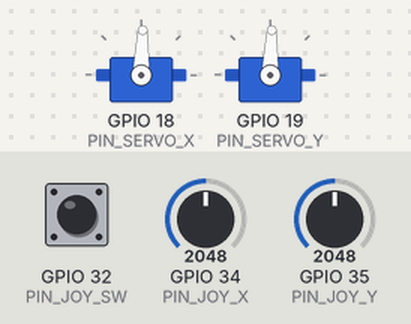
The program below on a simulated ESP32. Shown: 2 × servo. The inputs (shaded band) are chosen by the test bench; at power-on: GPIO 34 (PIN_JOY_X) = 2048, GPIO 35 (PIN_JOY_Y) = 2048, GPIO 32 (PIN_JOY_SW) HIGH. What the program prints to the serial monitor is not drawn.

Above: at 1.7 s.
1.8 s: GPIO 34 (PIN_JOY_X) set to 2158
At 4.5 s:
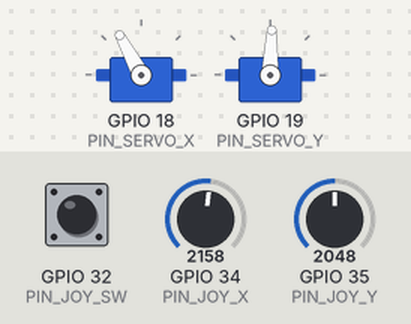
4.8 s: GPIO 35 (PIN_JOY_Y) set to 2162
At 7.2 s:
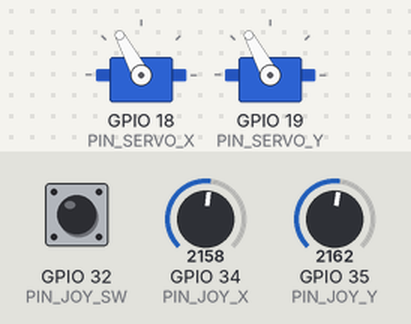
7.8 s: GPIO 34 (PIN_JOY_X) set to 1869
10.8 s: GPIO 34 (PIN_JOY_X) set to 1755
At 12.07 s:
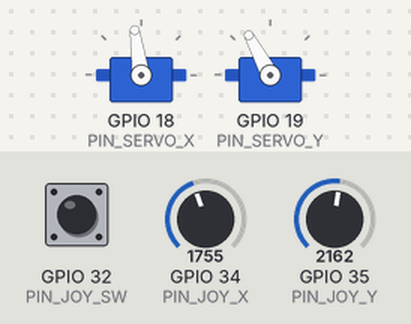
13.8 s: GPIO 35 (PIN_JOY_Y) set to 491
At 15.7 s:
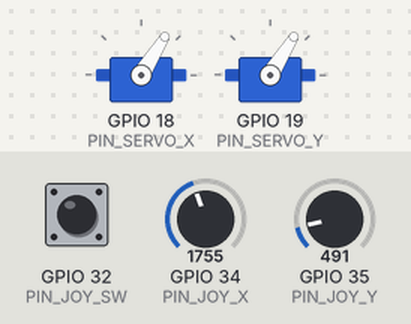
16.2 s: GPIO 32 (PIN_JOY_SW) pulled LOW for 1 s
Timing chart, 0 to 20.3 s (numbered marks = the images above; inputs shaded):
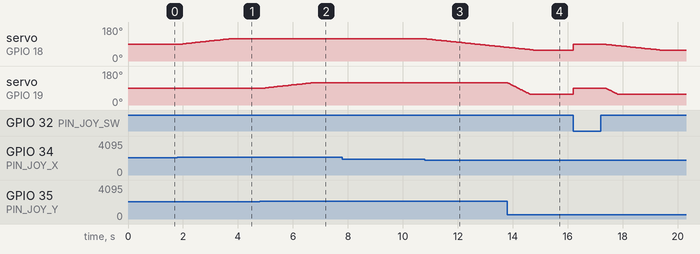

The program:

main.cpp
```cpp
//bibliotecas
#include <Arduino.h> //para uso de funçoes como pinMode, delay...
#include <ESP32Servo.h> //para o controle dos servos com ESP32
#include <WiFi.h> //para conexão WiFi do ESP
#include <WiFiUdp.h> //para comunicaçao UDP com WiFi

// O ESP32 agora cria a própria rede Wi-Fi no modo Access Point.
// O Android deve se conectar nessa rede e enviar UDP para 192.168.4.1:12345.
const char* AP_SSID = "MazeSync-ESP32";
const char* AP_PASSWORD = "12345678";

IPAddress AP_LOCAL_IP(192, 168, 4, 1);
IPAddress AP_GATEWAY(192, 168, 4, 1);
IPAddress AP_SUBNET(255, 255, 255, 0);

//porta UDP para conexão do celular com ESP
const unsigned int udpPort=12345;

WiFiUDP udp; //gerenciador da comunicação UDP
char buffer[255]; //armazena a mensagem recebida do celular

//pinagem
//pinos para LEITURA do joystick. Tensão convertida em um valor de 0 a 4095
#define PIN_JOY_X 34 //eixo X do joy (esquerda direita)
#define PIN_JOY_Y 35 //eixo Y do joy (frente/tras)
#define PIN_JOY_SW 32 //botão do joy que quando pressionado tabuleiro fica em 90 graus (low)

//pinos de SAIDA para os servos (PWM)
#define PIN_SERVO_X 18 // servo que vai inclinar o labirinto em X
#define PIN_SERVO_Y 19 //servo que vai inclinar o labirinto em Y

//configuração dos servos
//definição de angulos limites

#define SERVO_CENTER_X  88
#define SERVO_CENTER_Y  88

#define SERVO_MIN 58 //angulo minimo (inclinação maxima -)
#define SERVO_MAX 118 //angulo maximo (maximo em +)

//configuração do joystick
//gera valores de 0 a 4095, o centro é 1950
#define JOY_CENTER 1950 //valor do ADC quando joystick parado
#define JOY_DEADZONE 150 //faz com que o labirinto sofra com ruidos. Reage se o valor sair da faixa de 1800 a 2100

//configuração do incremento
#define INCREMENTO_MAX 1.5f //angulo muda 1.5 graus por ciclo (maximo)
#define INCREMENTO_MIN 0.2f //muda 0.2 por ciclo (saindo da deadzone)
#define LOOP_DELAY_MS 15 //loop roda a cada 15milisegundos

//variaveis globais/prototipos
Servo servoX; //obejto que representa e controla o servo do eixo X
Servo servoY; //obejto que representa e controla o servo do eixo Y

//angulos atuais do servo. Saem do centro
float anguloX = SERVO_CENTER_X;
float anguloY = SERVO_CENTER_Y;

//prototipos de funcoes
float calcularIncremento(int valorADC);
float limitarAngulo(float angulo);
void resetarCentro();
void iniciarWifiAccessPoint();

//setup
void setup(){
  Serial.begin(115200); //inicio da comunicação serial

  //configuracao do pino do botao como ENTRADA. Resistor pull-up (padrao é high e quando pressionado vai para low)
  pinMode(PIN_JOY_SW, INPUT_PULLUP);

  //configuração de timers para gerar o pwm dos servos. Um timer para cada servo,
  ESP32PWM::allocateTimer(0);
  ESP32PWM::allocateTimer(1);

  //configuracao dos servos
  servoX.setPeriodHertz(50); //padrao
  servoY.setPeriodHertz(50);
  servoX.attach(PIN_SERVO_X, 500, 2400);
  servoY.attach(PIN_SERVO_Y, 500, 2400);

  resetarCentro(); //os dois servos no centro
  delay(500); //espera 500 milisegundos para o servo chegar ao centro

  iniciarWifiAccessPoint();
  udp.begin(udpPort);

  Serial.println("UDP iniciado.");
  Serial.print("Porta UDP: ");
  Serial.println(udpPort);
}

//loop
void loop(){
  //botao pressionado entao centraliza. Prioridade 1
  if(digitalRead(PIN_JOY_SW)==LOW){
    resetarCentro();
    delay(300); //tratamento para nao registrar o botao 2 vezes
    return; //nao faz o resto do loop e comeca no outro ciclo
  }

  //leitura do joy, prioridade 2
  int leituraX=analogRead(PIN_JOY_X);
  int leituraY=analogRead(PIN_JOY_Y);

  //calculo de mudança do angulo baseado na posição do joy
  float deltaX=calcularIncremento(leituraX);
  float deltaY=calcularIncremento(leituraY);

  //se joy se moveu (delta diferente de 0), contole com joy
  if(abs(deltaX)>0.01f||abs(deltaY)>0.01f){
    anguloX=limitarAngulo(anguloX+deltaX); //soma incremento do angulo atual
    anguloY=limitarAngulo(anguloY+deltaY);
  }
  else{ //joy parado controle via celular. Prioridade 3
    int packetSize=udp.parsePacket(); //ve se chegou mensagem
    if(packetSize){
      int len=udp.read(buffer, sizeof(buffer)-1); //le a mensagem do buffer com espaço para ' '
      if(len>0){
        buffer[len]=0;
      }

      int novoX, novoY;
      if(sscanf(buffer, "%d,%d", &novoX, &novoY)==2){
        anguloX=limitarAngulo((float)novoX);
        anguloY=limitarAngulo((float)novoY);

        Serial.print("Recebido do Android: ");
        Serial.println(buffer);
      }
    }
  }

  //envia angulos calculados para os servos
  servoX.write((int)anguloX);
  servoY.write((int)anguloY);

  //debug no Serial Monitor
  Serial.printf("JoyX: %4d | JoyY: %4d | ServX: %5.1f | ServY: %5.1f", leituraX, leituraY, anguloX, anguloY);

  delay(LOOP_DELAY_MS);
}

void iniciarWifiAccessPoint(){
  WiFi.disconnect(true); //limpa configurações antigas da memória
  WiFi.mode(WIFI_AP); //configuracao do ESP32 para operar no modo Access Point

  //aplica configuracoes de IP fixo, Gateway e Máscara
  if(!WiFi.softAPConfig(AP_LOCAL_IP, AP_GATEWAY, AP_SUBNET)){
    Serial.println("Falha ao configurar IP fixo do Access Point."); //aviso caso falha
  }

  //inicializa a rede Wi-Fi local gerando o SSID (nome) e a senha protegida por WPA2
  bool apOk = WiFi.softAP(AP_SSID, AP_PASSWORD);

  //validacao da rede
  if(apOk){
    Serial.println("Access Point iniciado.");
    Serial.print("Rede Wi-Fi: ");
    Serial.println(AP_SSID);
    Serial.print("Senha: ");
    Serial.println(AP_PASSWORD);
    Serial.print("IP do ESP32: ");
    Serial.println(WiFi.softAPIP());
  }
  else{
    Serial.println("ERRO: falha ao iniciar Access Point do ESP32."); //aviso caso falha
  }
}

float calcularIncremento(int valorADC) {
  int desvio=valorADC-JOY_CENTER; //distância entre leitura atual do ADC (0-4095) e o centro (1950)

  //quando o valor absoluto do desvio for menor que a zona morta (150) o joystick nao move
  if (abs(desvio)<JOY_DEADZONE){
    return 0.0f;
  }

  float desvioUtil=abs(desvio)-JOY_DEADZONE; //remove a regiao da zona morta do desvio para obter o deslocamento pedido pelo usuário
  float desvioMax=(float)(JOY_CENTER-JOY_DEADZONE); //desvio maximo possivel a partir do centro
  float normalizado=constrain(desvioUtil/desvioMax, 0.0f, 1.0f); //normaliza o desvio em uma escala de 0.0 (início do movimento) a 1.0 (fim do movimento)

  float incremento=INCREMENTO_MIN+normalizado*(INCREMENTO_MAX-INCREMENTO_MIN); //velocidade do incremento angular

  if (desvio>0){
    return incremento; //se o desvio foi positivo joystick para a direita/frente
  } else{
    return -incremento; //senao joystick para a esquerda/trás
  }
}

float limitarAngulo(float angulo) {
  if (angulo<SERVO_MIN){
    return (float)SERVO_MIN;
  }

  if (angulo>SERVO_MAX){
    return (float)SERVO_MAX;
  }

  return angulo;
}

void resetarCentro() {
  anguloX = SERVO_CENTER_X;
  anguloY = SERVO_CENTER_Y;
  servoX.write(SERVO_CENTER_X);
  servoY.write(SERVO_CENTER_Y);
}
```

Measured:
- the behaviour switches between 2099 and 2100 on GPIO 34 (PIN_JOY_X) (found by bisection; images 0 and 1)
- the behaviour switches between 2099 and 2100 on GPIO 35 (PIN_JOY_Y) (found by bisection; images 1 and 2)
- the behaviour switches between 1801 and 1800 on GPIO 34 (PIN_JOY_X) (found by bisection; images 2 and 3)
- after the input at 1.8 s, servo on GPIO 18 (PIN_SERVO_X): moves from 88° to 118° over 1.9 s, starting after 0.07 s
- after the input at 4.8 s, servo on GPIO 19 (PIN_SERVO_Y): moves from 88° to 118° over 1.8 s, starting after 0.07 s
- after the input at 7.8 s, every drawn part: stays the same
- after the input at 10.8 s, servo on GPIO 18 (PIN_SERVO_X): moves from 118° to 73° over 2.9 s, starting at once
- after the input at 13.8 s, servo on GPIO 19 (PIN_SERVO_Y): moves from 118° to 58° over 0.81 s, starting at once
